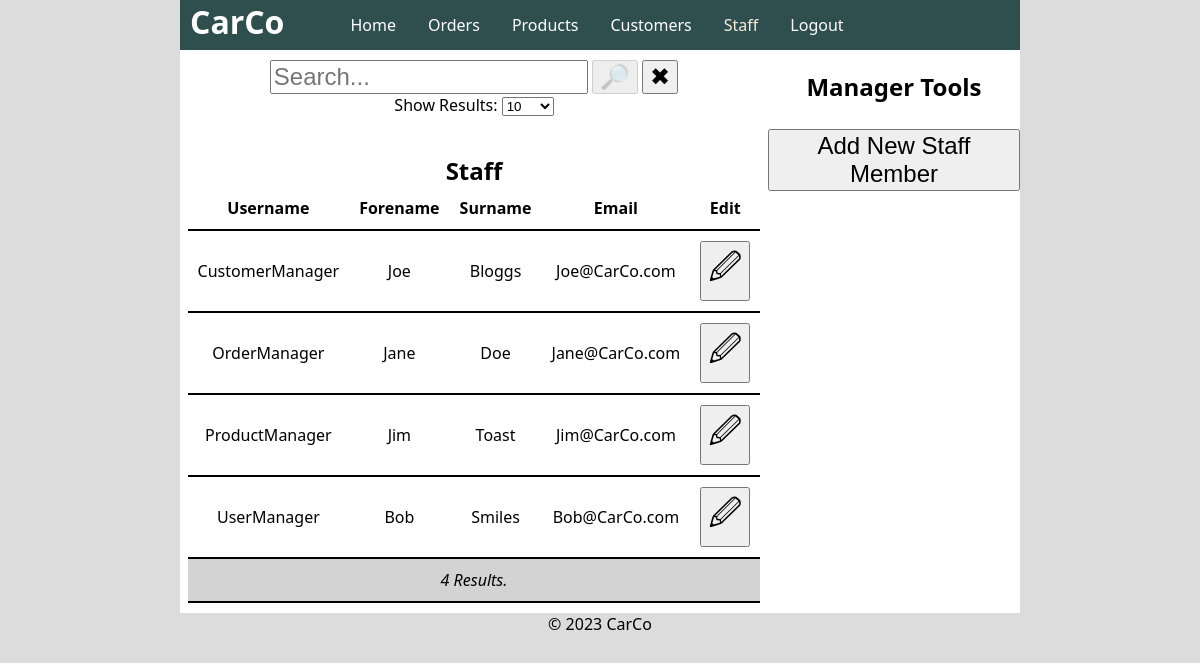
Screenshot of /viewstaff.php (signed in) with the database file from the repository.
### tables this page shows
CREATE TABLE `tblstaff` (
  `StaffID` int(11) NOT NULL,
  `Forename` varchar(20) NOT NULL,
  `Surname` varchar(20) NOT NULL,
  `Email` varchar(60) NOT NULL,
  `Image` varchar(50) DEFAULT NULL,
  `Username` varchar(20) NOT NULL,
  `Password` varchar(255) NOT NULL
);

### viewstaff.php (the view, shortened to what this page needs)
<?php
    require_once('Scripts/DBConnect.php');
    $SearchText = $_GET['SearchText'] ?? '';
    $ResultLimit = $_GET['ResultLimit'] ?? 10;
    $sqlResultLimit = ($ResultLimit == -1) ? "" : "LIMIT $ResultLimit";
    $LoggedInStaffID = $_SESSION['UserID'];
    $sql = "SELECT
                s.StaffID,
                s.Username,
                s.Forename,
                s.Surname,
                s.Email
            FROM tblStaff s
            WHERE s.Username LIKE '%$SearchText%'
                AND s.StaffID NOT IN ($LoggedInStaffID, 1)
            ORDER BY s.Username
            $sqlResultLimit";
    $Staff = mysqli_query($db, $sql);
?>
<!DOCTYPE html>
<html lang="en">
<head>
    <link rel="stylesheet" type="text/css" media="all" href="css/style.css">
</head>
<body class="CentrePage">
    <?php include("Widgets/navigation.php") ?>
    <main class="content">
        <aside class="ManagerTools">
            <h2>Manager Tools</h2>
            <button type="button" id="NewStaffButton" onclick="toggleNewForm()">Add New Staff Member</button>
        </aside>
        <section id="Staff" style="width: 70%;">
            <?php include("Widgets/SearchBar.php") ?>
            <br>
            <table>
                <caption><h2>Staff</h2></caption>
                <thead>
                    <tr>
                        <th>Username</th>
                        <th>Forename</th>
                        <th>Surname</th>
                        <th>Email</th>
                        <th>Edit</th>
                    </tr>
                </thead>
                <tbody>
                    <?php
                        if($Staff->num_rows>0){
                            while($row = mysqli_fetch_assoc($Staff)) {
                                $StaffID = $row['StaffID'];
                                $Forename = $row['Forename'];
                                $Surname = $row['Surname'];
                                $Email = $row['Email'];
                                $Username = $row['Username'];
                                echo("
                                        <tr>
                                            <td>$Username</td>
                                            <td>$Forename</td>
                                            <td>$Surname</td>
                                            <td>$Email</td>
                                            <td class='edit'><button type=button onclick='editStaff($StaffID)'>&#128393;</button></td>
                                        </tr>
                                    ");
                            }
                        }
                        else {
                            echo("
                                    <tr>
                                        <td colspan='5'>No Results Found.</td>
                                    </tr>
                                ");
                        }
                    ?>
                </tbody>
                <tfoot>
                    <tr>
                        <td colspan="5"><i><?php echo("$Staff->num_rows Results.") ?></i></td>
                    </tr>
                </tfoot>
            </table>
        </section>
    </main>
    <?php include("Widgets/footer.php"); ?>
</body>
</html>

### css/style.css (style rules this page uses)
h1, h2, h3 { margin: 0; }
body { background-color: gainsboro; font-family: 'Segoe UI', Tahoma, Geneva, Verdana, sans-serif; }
.CentrePage { margin: 0 auto; width: 70%; }
main.content { text-align: center; background-color: white; padding: 10px 0 10px 0; overflow: auto; }
.ManagerTools { float: right; width: 30%; }
.ManagerTools h2 { padding: 10px; }
.ManagerTools button { font-size: 24px; }
table, th, td { border-bottom: solid 2px black; }
table { width: 80%; border-collapse: collapse; margin: auto; }
td, th { padding: 10px; text-align: center; }
td.edit, td.delete { font-size: 32px; }
.edit button, .delete button, .info button { font-size: 32px; }
tfoot { text-align: center; background-color: lightgray; }

### rows the page displays
tblstaff: Username "CustomerManager", Forename "Joe", Surname "Bloggs", Email "Joe@CarCo.com"
tblstaff: Username "OrderManager", Forename "Jane", Surname "Doe", Email "Jane@CarCo.com"
tblstaff: Username "ProductManager", Forename "Jim", Surname "Toast", Email "Jim@CarCo.com"
tblstaff: Username "UserManager", Forename "Bob", Surname "Smiles", Email "Bob@CarCo.com"

### other values shown
$Staff->num_rows "4"
